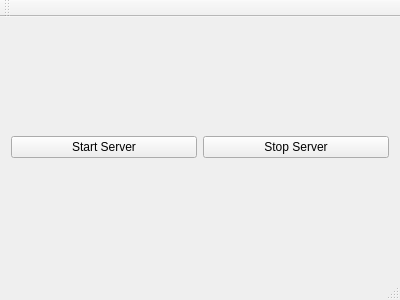
<?xml version="1.0" encoding="UTF-8"?>
<ui version="4.0">
 <class>MainView</class>
 <widget class="QMainWindow" name="MainView">
  <property name="geometry">
   <rect>
    <x>0</x>
    <y>0</y>
    <width>400</width>
    <height>300</height>
   </rect>
  </property>
  <property name="windowTitle">
   <string>MainView</string>
  </property>
  <widget class="QWidget" name="centralWidget">
   <layout class="QHBoxLayout" name="horizontalLayout">
    <item>
     <widget class="QPushButton" name="btnStartServer">
      <property name="text">
       <string>Start Server</string>
      </property>
     </widget>
    </item>
    <item>
     <widget class="QPushButton" name="btnStopServer">
      <property name="text">
       <string>Stop Server</string>
      </property>
     </widget>
    </item>
   </layout>
  </widget>
  <widget class="QMenuBar" name="menuBar">
   <property name="geometry">
    <rect>
     <x>0</x>
     <y>0</y>
     <width>400</width>
     <height>26</height>
    </rect>
   </property>
  </widget>
  <widget class="QToolBar" name="mainToolBar">
   <attribute name="toolBarArea">
    <enum>TopToolBarArea</enum>
   </attribute>
   <attribute name="toolBarBreak">
    <bool>false</bool>
   </attribute>
  </widget>
  <widget class="QStatusBar" name="statusBar"/>
 </widget>
 <layoutdefault spacing="6" margin="11"/>
 <resources/>
 <connections/>
</ui>
